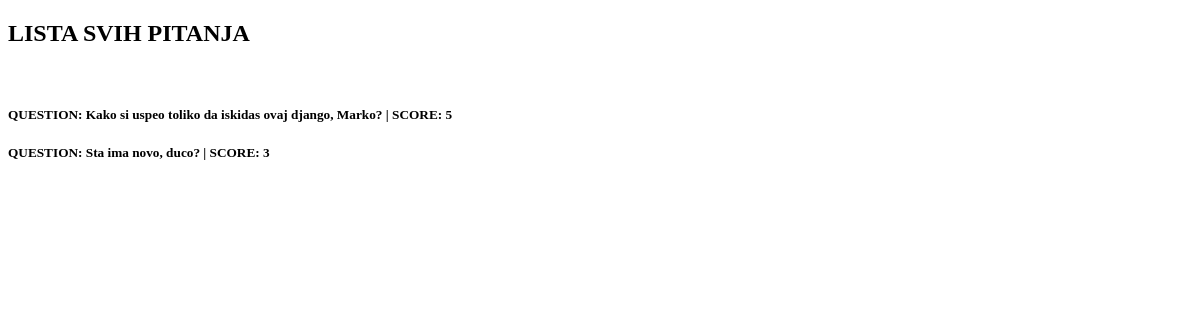
The page /audience/questions/all/ on the database as committed earlier.
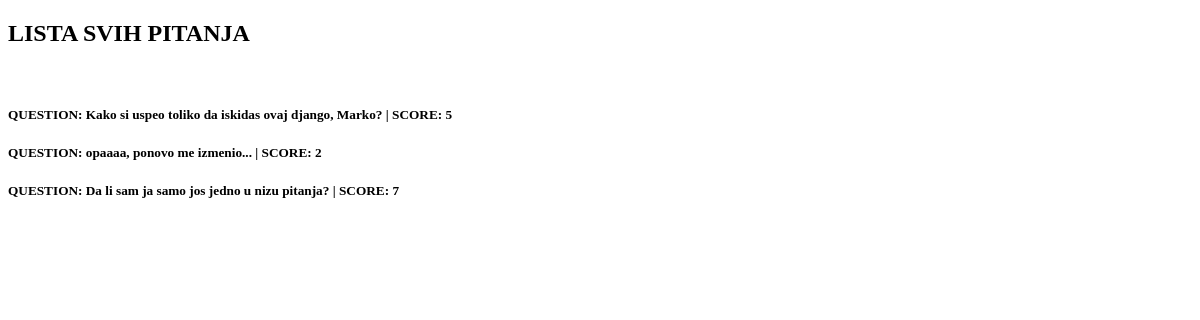
The same page on the database as committed later.
### audience/models.py (models this page shows, shortened)
class AudienceQuestion(models.Model):
    aq_text = models.CharField(max_length=500)
    score = models.IntegerField(default=0)

### audience/views.py (the view)
class AudienceQuestionList(APIView):
    def get(self, request):
        questions = AudienceQuestion.objects.all()
        serializer = AudienceQuestionSerializer(questions, many=True)
        context = {
            'questions': serializer.data
        }
        return render(request, 'audience/audience_questions.html', context)

### audience/templates/audience/audience_questions.html (shortened to what this page needs)
{% extends 'audience/base.html' %}
{% block body %}
    <h2>LISTA SVIH PITANJA</h2>
    <br>
    {% for q in questions %}
        <h5>QUESTION: {{ q.aq_text }}   | SCORE: {{ q.score }}</h5>
    {% endfor %}
{% endblock %}

Rows that differ between the two databases and show on the page:
added AudienceQuestion: aq_text "Da li sam ja samo jos jedno u nizu pitanja?"
Other text that changed with them:
new list line: "QUESTION: | SCORE: 2"
new list line: "opaaaa, ponovo me izmenio..."
new list line: "QUESTION: | SCORE: 7"
list line gone: "QUESTION: | SCORE: 3"
list line gone: "Sta ima novo, duco?"
